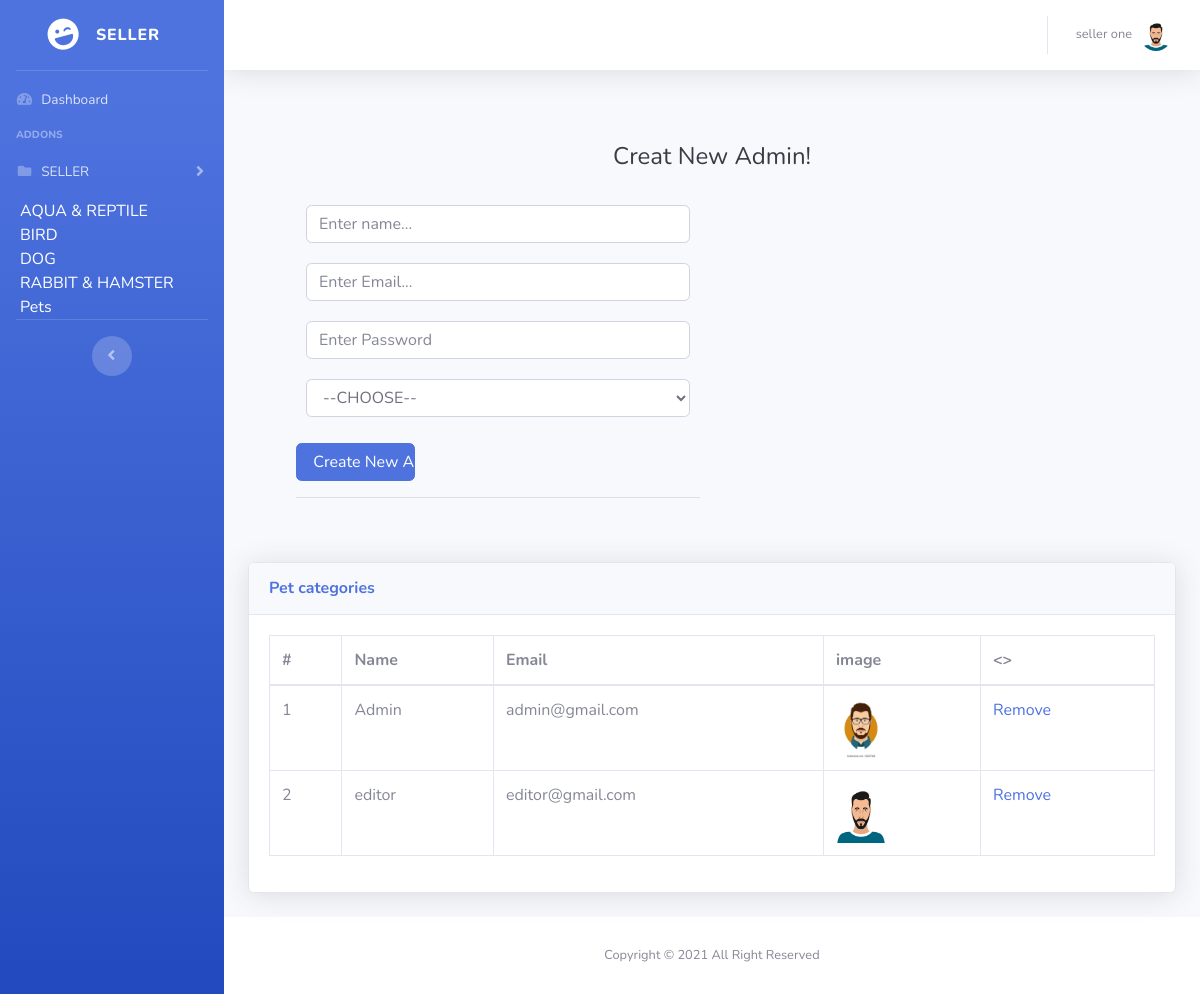
The page /admin/adminprofile.php (signed in) on the database its author committed.
### tables this page shows
CREATE TABLE `tbl_cat` (
  `cat_id` int(11) NOT NULL,
  `cat_name` varchar(300) NOT NULL
);

### logicfiles/SessionClass.php (called while the page is built, shortened)
<?php
    class  Session{
        public static function get($key){
            if (isset($_SESSION[$key])) {
                return $_SESSION[$key];
            } else {
                return false;
            }
        }
    }
?>

### logicfiles/dbconnection.php (called while the page is built, shortened)
<?php
class DBconnection{
	public function connectDataBase(){
		$this->con = new mysqli('localhost', 'root', '','pet_shop');
	}
}
?>

### logicfiles/SelectClass.php (called while the page is built, shortened)
<?php
include_once 'dbconnection.php';
class SelectClass extends DBconnection{
	public function selectQuery($query){
		$result = $this->con->query($query) or die($this->con->error.__LINE__);
		if($result->num_rows > 0){
			return $result;
		}elseif($result->num_rows==0){
			return $result;
		} else {
			return $msg='no result found';
		}
	}
	public function selectallcat(){
		$query = "SELECT * FROM tbl_cat";
		$result = self::selectQuery($query);
		return $result;
	}
	public function selectalladmin(){
			$query = "SELECT * FROM tbl_admin";
			$result = self::selectQuery($query);
			return $result;
		}
}
 ?>

### admin/adminprofile.php (the view, shortened to what this page needs)
<?php include 'header.php'; ?>
        <div class="container-fluid">
           <div class="row">
              <div class="col-lg-12">
                <div class="p-5">
                  <div class="text-center">
                    <h1 class="h4 text-gray-900 mb-4">Creat New Admin!</h1>
                  </div>
                  <div class="row">
                    <div class="col-md-6">
                       <form method="post" action="">
                    <div class="form-group">
                      <div class="admins">
                       <input type="text" class="form-control form-control-user" id="exampleInputEmail" aria-describedby="emailHelp" name="admin_name" placeholder="Enter name...">
                       </div>
                       <div class="admins">
                       <input type="email" class="form-control form-control-user" id="exampleInputEmail" aria-describedby="emailHelp" name="admin_email" placeholder="Enter Email...">
                       </div>
                       <div class="admins">
                       <input type="text" class="form-control form-control-user" id="exampleInputEmail" aria-describedby="emailHelp" name="admin_password" placeholder="Enter Password">
                       </div>
                       <div class="admins">
                        <select name="flag" class="form-control form-control-user">
                          <option >--CHOOSE--</option>
                        </select>
                        </div>
                    </div>
                    <div class="row">
                      <div class="col-sm-4">
                    <input class="btn btn-primary btn-user btn-block" type="submit" name="sub" value=" Create New Admin">
                      </div>
                    </div>
                    <hr>
                  </form>
                    </div>
                  </div>
                </div>
              </div>
            </div>
          <div class="card shadow mb-4">
            <div class="card-header py-3">
              <h6 class="m-0 font-weight-bold text-primary"> Pet categories</h6>
            </div>
            <div class="card-body">
              <div class="table-responsive">
                <table class="table table-bordered" id="dataTable" width="100%" cellspacing="0">
                  <thead>
                    <tr>
                      <th>#</th>
                      <th>Name</th>
                      <th>Email</th>
                      <th>image</th>
                      <th><></th>
                    </tr>
                  </thead>
                  <tbody>
                    <?php
                        $foodview = $select->selectalladmin();
                      if ($foodview) {
                        $a=0;
                          while ($row = $foodview->fetch_assoc()) {
                            $a++;
                     ?>
                    <tr>
                      <td><?php echo $a; ?></td>
                      <td><?php echo $row['admin_name']; ?></td>
                      <td><?php echo $row['admin_email']; ?></td>
                      <td> <img style="height: 60px; width: 50px;" src="../<?php echo $row['admin_image']; ?>"> </td>
                      <td><a href="?removead=<?php echo $row['admin_id'];?>">Remove</a></td>
                    </tr>
               <?php } } ?>
                  </tbody>
                </table>
              </div>
            </div>
          </div>
        </div>
      </div>
<?php include 'footer.php'; ?>

### admin/header.php (shortened to what this page needs)
  <?php
  include_once '../logicfiles/SelectClass.php';
  include_once '../logicfiles/Login.php';
  $select = new SelectClass();
  include_once '../logicfiles/SessionClass.php';
  $seller_name = Session::get('seller_name');
  $seller_image = Session::get('seller_image');
  $admin = Session::get('admin');
  ?>
<!DOCTYPE html>
<html lang="en">
<head>
  <link href="vendor/fontawesome-free/css/all.min.css" rel="stylesheet" type="text/css">
  <link href="css/sb-admin-2.min.css" rel="stylesheet">
  <link href="vendor/datatables/dataTables.bootstrap4.min.css" rel="stylesheet">
</head>
<body id="page-top">
  <div id="wrapper">
    <ul class="navbar-nav bg-gradient-primary sidebar sidebar-dark accordion" id="accordionSidebar">
      <a class="sidebar-brand d-flex align-items-center justify-content-center" href="index.php">
        <div class="sidebar-brand-icon rotate-n-15">
          <i class="fas fa-laugh-wink"></i>
        </div>
         <?php if ($admin == 'admin') {
        ?>
        <div class="sidebar-brand-text mx-3">Admin</div>
      <?php }else{ ?>
        <div class="sidebar-brand-text mx-3">SELLER</div>
      <?php } ?>
      </a>
      <hr class="sidebar-divider my-0">
      <li class="nav-item">
        <a class="nav-link" href="index.php">
          <i class="fas fa-fw fa-tachometer-alt"></i>
          <span>Dashboard</span></a>
      </li>
      <?php if ($admin == 'admin') {
        ?>
      <hr class="sidebar-divider">
      <div class="sidebar-heading">
        Interface
      </div>
<!--       <li class="nav-item">
        <a class="nav-link collapsed" href="#" data-toggle="collapse" data-target="#collapseTwo" aria-expanded="true" aria-controls="collapseTwo">
          <i class="fas fa-fw fa-cog"></i>
          <span>Components</span>
        </a>
        <div id="collapseTwo" class="collapse" aria-labelledby="headingTwo" data-parent="#accordionSidebar">
          <div class="bg-white py-2 collapse-inner rounded">
            <h6 class="collapse-header">Custom Components:</h6>
            <a class="collapse-item" href="buttons.html">Buttons</a>
            <a class="collapse-item" href="cards.html">Cards</a>
          </div>
        </div>
      </li> -->
      <li class="nav-item">
        <a class="nav-link collapsed" href="#" data-toggle="collapse" data-target="#collapseUtilities" aria-expanded="true" aria-controls="collapseUtilities">
          <i class="fas fa-fw fa-wrench"></i>
          <span>Monitoring</span>
        </a>
        <div id="collapseUtilities" class="collapse" aria-labelledby="headingUtilities" data-parent="#accordionSidebar">
          <div class="bg-white py-2 collapse-inner rounded">
            <h6 class="collapse-header">CustomerS & Seller :</h6>
            <a class="collapse-item" href="customerprofile.php">Customer Profile</a>
            <a class="collapse-item" href="sellerprofile.php">Seller Profile</a>
            <a class="collapse-item" href="confirmtable.php">Confirm now</a>
          </div>
        </div>
      </li>
      <hr class="sidebar-divider">
    <?php }else{ ?>
      <div class="sidebar-heading">
        Addons
      </div>
      <li class="nav-item">
        <a class="nav-link collapsed" href="#" data-toggle="collapse" data-target="#collapsePages" aria-expanded="true" aria-controls="collapsePages">
          <i class="fas fa-fw fa-folder"></i>
          <span>SELLER</span>
        </a>
      </li>
       <div class="dropdown">
            <?php
                                      $foodview = $select->selectallcat();
                                    if ($foodview) {
                                        while ($row = $foodview->fetch_assoc()) {
                                  ?>
                        <li>
                            <a style="color: #fff; margin-left: 20px;margin-top: 5px;" data-toggle="dropdown" dclass="dropdown-toggle" href="#"><span class="key"><?php echo $row['cat_name']; ?><?php  $row['cat_id']; ?> </span><b class="caret"></b></a>
                      </li>
                                <?php  } } ?>
        </div>
          <hr class="sidebar-divider">
        <?php } if ($admin == 'admin') {
         ?>
<div class="sidebar-heading">
        Other
      </div>
      <li class="nav-item">
        <?php if ($flag==0 ) { ?>
        <a class="nav-link" href="adminprofile.php">
          <i class="fas fa-fw fa-chart-area"></i>
          <span>Admin Profile</span></a>
        <?php } ?>
        <a class="nav-link" href="createcat.php">
          <i class="fas fa-fw fa-chart-area"></i>
          <span>Categories</span></a>
          <a class="nav-link" href="product.php">
          <i class="fas fa-fw fa-chart-area"></i>
          <span>Product Table</span></a>
      </li>
      <hr class="sidebar-divider d-none d-md-block">
    <?php } ?>
      <div class="text-center d-none d-md-inline">
        <button class="rounded-circle border-0" id="sidebarToggle"></button>
      </div>
    </ul>
    <div id="content-wrapper" class="d-flex flex-column">
      <div id="content">
        <nav class="navbar navbar-expand navbar-light bg-white topbar mb-4 static-top shadow">
          <ul class="navbar-nav ml-auto">
            <li class="nav-item dropdown no-arrow">
              <a class="nav-link dropdown-toggle" href="#" id="userDropdown" role="button" data-toggle="dropdown" aria-haspopup="true" aria-expanded="false">
                <span class="mr-2 d-none d-lg-inline text-gray-600 small"><?php echo $seller_name;?></span>
                <img class="img-profile rounded-circle" src="../<?php echo $seller_image;?>">
              </a>
            </li>
          </ul>
        </nav>

### admin/adminprofile.php (style rules this page uses)
.admins { padding: 10px; }

### rows shown on the page
tbl_cat: cat_name "AQUA & REPTILE"
tbl_cat: cat_name "BIRD"
tbl_cat: cat_name "DOG"
tbl_cat: cat_name "RABBIT & HAMSTER"
tbl_cat: cat_name "Pets"

### other values the page prints
$seller_name "seller one"
$row['admin_name'] "Admin"
$row['admin_email'] "admin@gmail.com"
$row['admin_name'] "editor"
$row['admin_email'] "editor@gmail.com"
